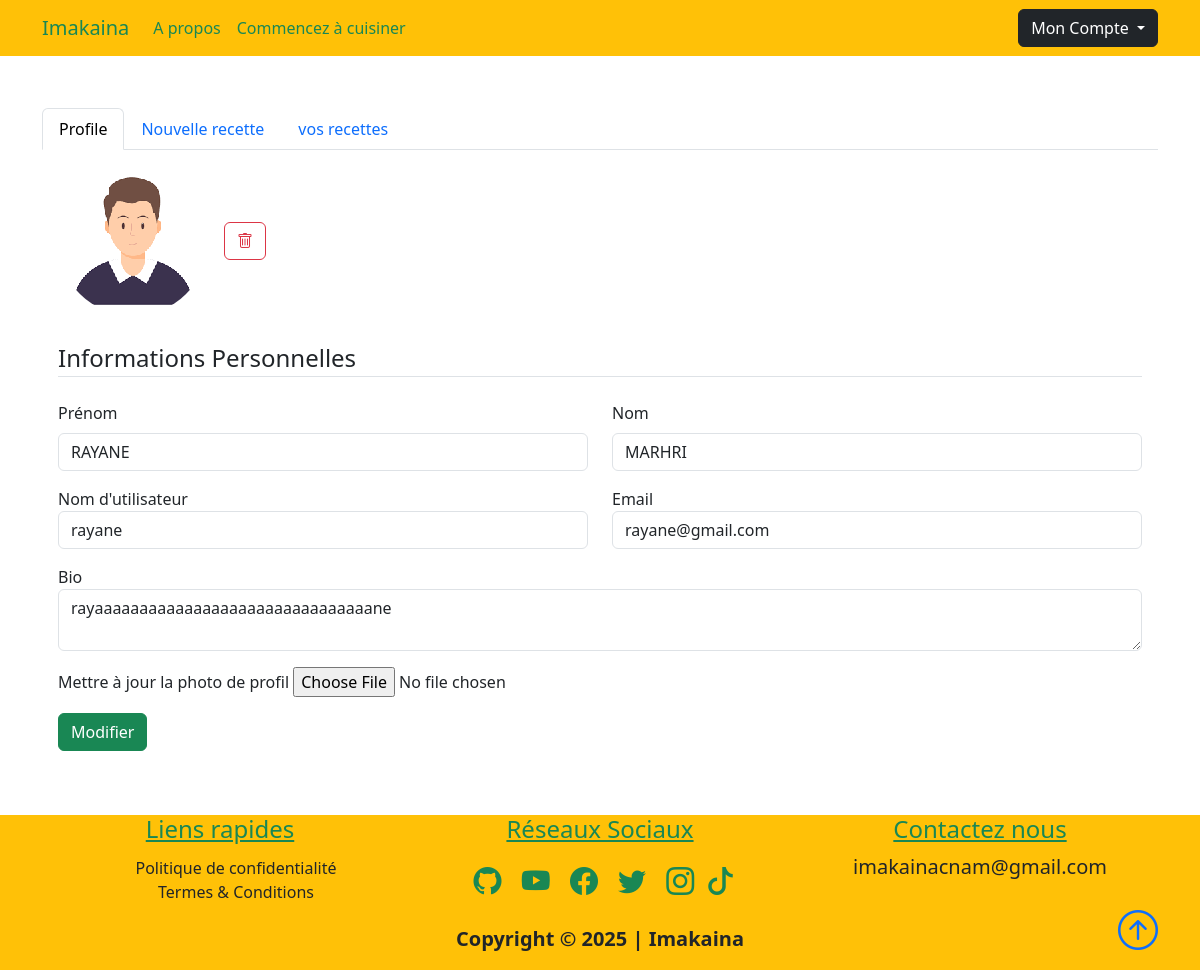
Screenshot of /dashboard/profile (signed in) with the database file from the repository.
### projet/models.py (models this page shows, shortened)
class User(db.Model, UserMixin):
    id = db.Column(db.Integer, primary_key=True, autoincrement=True)
    fname = db.Column(db.String(25), nullable=False)
    lname = db.Column(db.String(25), nullable=False)
    username = db.Column(db.String(25), unique=True, nullable=False)
    email = db.Column(db.String(125), unique=True, nullable=False)
    image_file = db.Column(db.String(20), nullable=False, default="default.png")
    bio = db.Column(db.Text, nullable=True)
    password = db.Column(db.String(60), nullable=False)
    is_admin = db.Column(db.Boolean, default=False)
    recettes = db.relationship("Recette", backref="author", lazy=True)
    comments = db.relationship("Comment", backref="user", lazy=True)

### projet/users/routes.py (the view)
@users.route("/dashboard/profile", methods=["GET", "POST"])
@login_required
def profile():
    profile_form = UpdateProfileForm()
    if profile_form.validate_on_submit():
        if profile_form.picture.data:
            print("📂 Un fichier a été reçu :", profile_form.picture.data.filename)
            picture_file = save_picture(
                profile_form.picture.data,
                os.path.join(current_app.root_path, "static/user_pics"),
                output_size=(150, 150)
            )
            current_user.image_file = picture_file
        else:
            print("⚠️ Aucun fichier image reçu")
        current_user.username = profile_form.username.data
        current_user.email = profile_form.email.data
        current_user.bio = profile_form.bio.data
        db.session.commit()
        flash("Votre profil a été mis à jour", "success")
        return redirect(url_for("users.profile"))
    elif request.method == "GET":
        profile_form.username.data = current_user.username
        profile_form.email.data = current_user.email
        profile_form.bio.data = current_user.bio
    image_file = url_for("static", filename=f"user_pics/{current_user.image_file or 'default.jpg'}")
    return render_template(
        "profile.html",
        title="Profile",
        profile_form=profile_form,
        image_file=image_file,
        active_tab="profile",
    )

### projet/users/forms.py (shortened to what this page needs)
class UpdateProfileForm(FlaskForm):
    username = StringField(
        "Nom d'utilisateur", validators=[DataRequired(), Length(min=2, max=25)]
    )
    email = StringField("Email", validators=[DataRequired(), Email()])
    bio = TextAreaField("Bio")
    picture = FileField(
        "Mettre à jour la photo de profil", validators=[FileAllowed(["jpg", "png"])]
    )
    submit = SubmitField("Modifier")

### projet/models.py (called while the page is built)
@login_manager.user_loader
def load_user(user_id):
    return User.query.get(int(user_id))

### projet/templates/profile.html (shortened to what this page needs)
{% extends "dashboard.html"%}
{% block profile %}
<div class="{{'tab-pane show active fade p-3' if active_tab=='profile' else 'tab-pane fade p-3'}}" id="nav-profile"
    role="tabpanel" aria-labelledby="nav-profile-tab">
<div class="d-flex align-items-center mb-4">
    <img class="rounded-circle user-img me-3" src="{{ image_file }}" alt="Photo de profil" width="150" height="150">
    <form action="{{ url_for('users.delete_profile_picture') }}" method="POST"
          onsubmit="return confirm('Êtes-vous sûr de vouloir supprimer votre photo de profil ?');">
        <button class="btn btn-outline-danger" type="submit" title="Supprimer la photo">
            <i class="bi bi-trash"></i>
        </button>
    </form>
</div>
    <form action="{{ url_for('users.profile') }}" method="POST" enctype="multipart/form-data">
        <legend class='border-bottom mb-4'>Informations Personnelles</legend>
        <div class="row mb-3">
            <div class="col">
                <label for="fname" class="form-label">Prénom</label>
                <input class="form-control" type="text" value="{{ current_user.fname }}" readonly>
            </div>
            <div class="col">
                <label for="lname" class="form-label">Nom</label>
                <input class="form-control" type="text" value="{{ current_user.lname }}" readonly>
            </div>
        </div>
        <div class="row mb-3">
            <div class="col">
                {{ profile_form.username.label(class='form-control-label') }}
                {{ profile_form.username(class='form-control') }}
            </div>
            <div class="col">
                {{ profile_form.email.label(class='form-control-label') }}
                {{ profile_form.email(class='form-control') }}
            </div>
        </div>
        <div class="mb-3">
            {{ profile_form.bio.label(class='form-control-label') }}
            {{ profile_form.bio(class='form-control') }}
        </div>
        <div class="mb-3">
            {{ profile_form.picture.label }}
            {{ profile_form.picture(class='form-control-file') }}
        </div>
        <button class="btn btn-success" type="submit">Modifier</button>
    </form>
  </div>
{% endblock profile %}

### projet/static/main.css (style rules this page uses)
body::before { display: block; content: ''; height: 60px; }
.user-img { height: 150px; width: 150px; margin-right: 8px; }

### rows the page displays
User: fname "RAYANE", lname "MARHRI", username "rayane", email "rayane@gmail.com", bio "rayaaaaaaaaaaaaaaaaaaaaaaaaaaaaaaane"

### other values shown
{{ profile_form.username.label(class='form-control-label') }} "Nom d'utilisateur"
{{ profile_form.email.label(class='form-control-label') }} "Email"
{{ profile_form.bio.label(class='form-control-label') }} "Bio"
{{ profile_form.picture.label }} "Mettre à jour la photo de profil"
